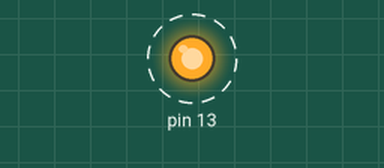
This sketch was run on a simulated Arduino Uno, built with avr-gcc and run on an emulated ATmega328P. Shown: output pins drawn as LEDs (lit = HIGH). Dashed ring = blinking. What the sketch prints to the serial monitor is not drawn.

Above: at 0.5 s.
Timing chart, 0 to 4.9 s (numbered marks = the images above):
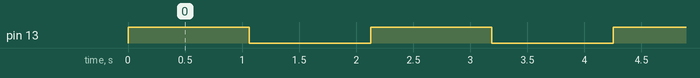

Measured:
- by itself, pin 13: alternates HIGH for 1.1 s and LOW for 1.1 s

The sketch:

04_04_volatile.ino
```cpp
/*
  Blink regular vs volatile Benchmark
  Changes the state of an LED and calls a delay function repeatedly.
 */

// Use the following line to report back to the serial monitor.
#define MEASURE

#define MASK(x) ((unsigned char)(1<<(x)))

#ifdef MEASURE
uint32_t StartTime, CurrentTime;
#endif

void setup() {
  DDRB |= MASK(5);   // The LED pin is output. Mask: 00100000
  Serial.begin(9600);
}

void wait(){
  volatile uint32_t x=100000;
  while(x)
    x--;
}

void loop() {
  PORTB ^= MASK(5);  // Toggle LED

  #ifdef MEASURE
    StartTime = millis();
  #endif

  wait();
  wait();
  wait();
  wait();
  wait();

  #ifdef MEASURE
    CurrentTime = millis();
    Serial.print("Took ");
    Serial.print((float)(CurrentTime - StartTime)*0.001,3);
    Serial.print(" seconds\n");
  #endif
}
```
